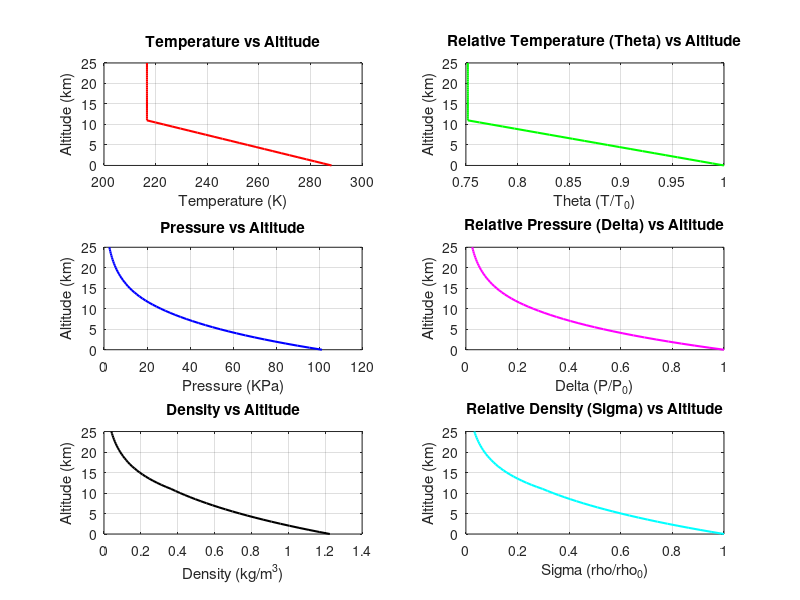

MATLAB code for this plot: (Note: this script raises an error after producing the figure.)
clc; clear; close all;

% Parameters
altitude = 0:0.5:25; % Altitude in kilometers (from 0 to 25 km, step of 500 meters)
altitude_m = altitude * 1000; % Convert altitude to meters

T_0 = 288.15; % Standard temperature at sea level (Kelvin)
P_0 = 101325; % Standard pressure at sea level (Pa)
rho_0 = 1.225; % Standard air density at sea level (kg/m^3)
g = 9.80665; % Gravity acceleration (m/s^2)
R = 287.05; % Specific gas constant for air (J/(kg·K))
L = 0.0065; % Temperature lapse rate (K/m)

% Temperature variation with altitude
T = T_0 - L * altitude_m; % Temperature (K)
T(altitude > 11) = T(find(altitude <= 11, 1, 'last')); % Keep temperature constant above 11 km

% Pressure and density variations with altitude
P = zeros(size(altitude)); % Pre-allocate pressure array
rho = zeros(size(altitude)); % Pre-allocate density array

for i = 1:length(altitude)
    if altitude(i) <= 11
        % Troposphere (0-11 km)
        P(i) = P_0 * (T(i) / T_0)^(g / (R * L)); % Pressure (Pa)
        rho(i) = rho_0 * (T(i) / T_0)^(g / (R * L) - 1); % Density (kg/m^3)
    else
        % Stratosphere (above 11 km)
        P_11 = P_0 * (216.65 / T_0)^(g / (R * L)); % Pressure at 11 km
        H_11 = 11000; % Height at 11 km in meters
        T_11 = 216.65; % Temperature at 11 km (constant)
        P(i) = P_11 * exp(-g * (altitude_m(i) - H_11) / (R * T_11)); % Exponential decay for pressure
        rho(i) = rho_0 * (P(i) / P_0) * (T_0 / T(i)); % Density relation to pressure
    end
end

% Relative temperature (theta)
theta = T / T_0;

% Relative pressure (delta)
delta = P / P_0;

% Relative density (sigma)
sigma = rho / rho_0;

% Plotting
figure;

% Temperature vs Altitude
subplot(3, 2, 1);
plot(T, altitude, 'r', 'LineWidth', 1.5);
title('Temperature vs Altitude');
xlabel('Temperature (K)');
ylabel('Altitude (km)');
grid on;

% Relative Temperature (theta) vs Altitude
subplot(3, 2, 2);
plot(theta, altitude, 'g', 'LineWidth', 1.5);
title('Relative Temperature (Theta) vs Altitude');
xlabel('Theta (T/T_0)');
ylabel('Altitude (km)');
grid on;

% Pressure vs Altitude
subplot(3, 2, 3);
plot(P * 1e-3, altitude, 'b', 'LineWidth', 1.5);
title('Pressure vs Altitude');
xlabel('Pressure (KPa)');
ylabel('Altitude (km)');
grid on;

% Relative Pressure (delta) vs Altitude
subplot(3, 2, 4);
plot(delta, altitude, 'm', 'LineWidth', 1.5);
title('Relative Pressure (Delta) vs Altitude');
xlabel('Delta (P/P_0)');
ylabel('Altitude (km)');
grid on;

% Density vs Altitude
subplot(3, 2, 5);
plot(rho, altitude, 'k', 'LineWidth', 1.5);
title('Density vs Altitude');
xlabel('Density (kg/m^3)');
ylabel('Altitude (km)');
grid on;

% Relative Density (sigma) vs Altitude
subplot(3, 2, 6);
plot(sigma, altitude, 'c', 'LineWidth', 1.5);
title('Relative Density (Sigma) vs Altitude');
xlabel('Sigma (rho/rho_0)');
ylabel('Altitude (km)');
grid on;

% Adjust the layout
sgtitle('Atmospheric Properties vs Altitude (0-25 km)');
